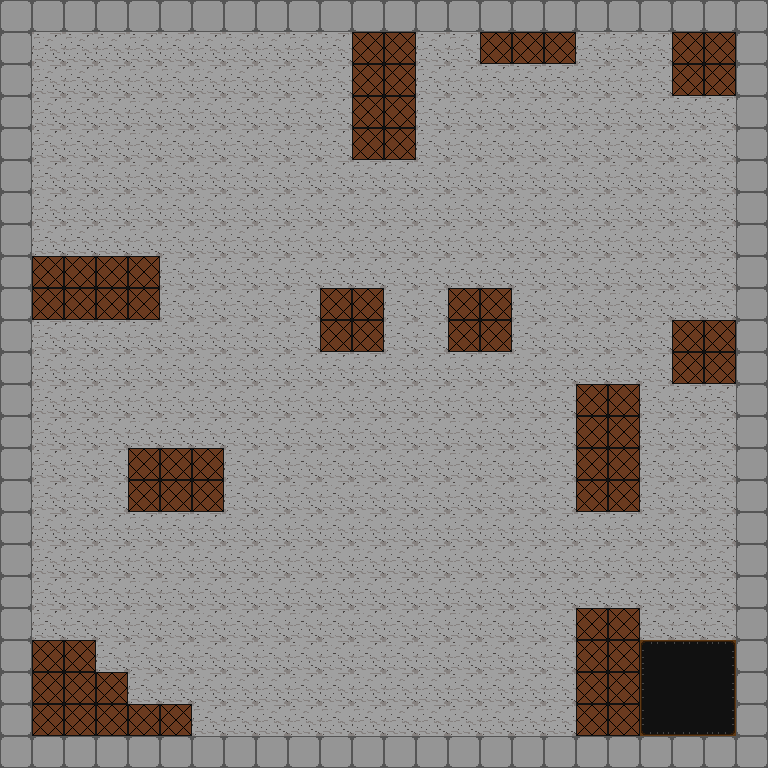

Rendered tile map (Tiled .tmx) drawn with the repository's tilesets; below, a short description and the full map source, tile grids included:
An orthogonal 24x24 tile map with 32x32 px tiles, 3 tile layers (Floor, Blocks, Goal), 3 tilesets.

<map version="1.0" orientation="orthogonal" renderorder="right-down" width="24" height="24" tilewidth="32" tileheight="32" nextobjectid="1">
 <tileset firstgid="1" name="Floor Tiles 2" tilewidth="32" tileheight="32" tilecount="3" columns="3">
  <image source="newTiles.png" width="96" height="32" />
 </tileset>
 <tileset firstgid="4" name="Floor Tiles" tilewidth="32" tileheight="32" tilecount="3" columns="3">
  <image source="protoTileSet.png" width="96" height="32" />
 </tileset>
 <tileset firstgid="7" name="Goal Tiles" tilewidth="96" tileheight="96" tilecount="1" columns="1">
  <image source="GoalTiles_TOGETHER.png" width="96" height="96" />
 </tileset>
 <layer name="Floor" width="24" height="24">
  <data encoding="csv">
1,1,1,1,1,1,1,1,1,1,1,1,1,1,1,1,1,1,1,1,1,1,1,1,
1,1,1,1,1,1,1,1,1,1,1,1,1,1,1,1,1,1,1,1,1,1,1,1,
1,1,1,1,1,1,1,1,1,1,1,1,1,1,1,1,1,1,1,1,1,1,1,1,
1,1,1,1,1,1,1,1,1,1,1,1,1,1,1,1,1,1,1,1,1,1,1,1,
1,1,1,1,1,1,1,1,1,1,1,1,1,1,1,1,1,1,1,1,1,1,1,1,
1,1,1,1,1,1,1,1,1,1,1,1,1,1,1,1,1,1,1,1,1,1,1,1,
1,1,1,1,1,1,1,1,1,1,1,1,1,1,1,1,1,1,1,1,1,1,1,1,
1,1,1,1,1,1,1,1,1,1,1,1,1,1,1,1,1,1,1,1,1,1,1,1,
1,1,1,1,1,1,1,1,1,1,1,1,1,1,1,1,1,1,1,1,1,1,1,1,
1,1,1,1,1,1,1,1,1,1,1,1,1,1,1,1,1,1,1,1,1,1,1,1,
1,1,1,1,1,1,1,1,1,1,1,1,1,1,1,1,1,1,1,1,1,1,1,1,
1,1,1,1,1,1,1,1,1,1,1,1,1,1,1,1,1,1,1,1,1,1,1,1,
1,1,1,1,1,1,1,1,1,1,1,1,1,1,1,1,1,1,1,1,1,1,1,1,
1,1,1,1,1,1,1,1,1,1,1,1,1,1,1,1,1,1,1,1,1,1,1,1,
1,1,1,1,1,1,1,1,1,1,1,1,1,1,1,1,1,1,1,1,1,1,1,1,
1,1,1,1,1,1,1,1,1,1,1,1,1,1,1,1,1,1,1,1,1,1,1,1,
1,1,1,1,1,1,1,1,1,1,1,1,1,1,1,1,1,1,1,1,1,1,1,1,
1,1,1,1,1,1,1,1,1,1,1,1,1,1,1,1,1,1,1,1,1,1,1,1,
1,1,1,1,1,1,1,1,1,1,1,1,1,1,1,1,1,1,1,1,1,1,1,1,
1,1,1,1,1,1,1,1,1,1,1,1,1,1,1,1,1,1,1,1,1,1,1,1,
1,1,1,1,1,1,1,1,1,1,1,1,1,1,1,1,1,1,1,1,1,1,1,1,
1,1,1,1,1,1,1,1,1,1,1,1,1,1,1,1,1,1,1,1,1,1,1,1,
1,1,1,1,1,1,1,1,1,1,1,1,1,1,1,1,1,1,1,1,1,1,1,1,
1,1,1,1,1,1,1,1,1,1,1,1,1,1,1,1,1,1,1,1,1,1,1,1
</data>
 </layer>
 <layer name="Blocks" width="24" height="24">
  <data encoding="csv">
5,5,5,5,5,5,5,5,5,5,5,5,5,5,5,5,5,5,5,5,5,5,5,5,
5,0,0,0,0,0,0,0,0,0,0,3,3,0,0,3,3,3,0,0,0,3,3,5,
5,0,0,0,0,0,0,0,0,0,0,3,3,0,0,0,0,0,0,0,0,3,3,5,
5,0,0,0,0,0,0,0,0,0,0,3,3,0,0,0,0,0,0,0,0,0,0,5,
5,0,0,0,0,0,0,0,0,0,0,3,3,0,0,0,0,0,0,0,0,0,0,5,
5,0,0,0,0,0,0,0,0,0,0,0,0,0,0,0,0,0,0,0,0,0,0,5,
5,0,0,0,0,0,0,0,0,0,0,0,0,0,0,0,0,0,0,0,0,0,0,5,
5,0,0,0,0,0,0,0,0,0,0,0,0,0,0,0,0,0,0,0,0,0,0,5,
5,3,3,3,3,0,0,0,0,0,0,0,0,0,0,0,0,0,0,0,0,0,0,5,
5,3,3,3,3,0,0,0,0,0,3,3,0,0,3,3,0,0,0,0,0,0,0,5,
5,0,0,0,0,0,0,0,0,0,3,3,0,0,3,3,0,0,0,0,0,3,3,5,
5,0,0,0,0,0,0,0,0,0,0,0,0,0,0,0,0,0,0,0,0,3,3,5,
5,0,0,0,0,0,0,0,0,0,0,0,0,0,0,0,0,0,3,3,0,0,0,5,
5,0,0,0,0,0,0,0,0,0,0,0,0,0,0,0,0,0,3,3,0,0,0,5,
5,0,0,0,3,3,3,0,0,0,0,0,0,0,0,0,0,0,3,3,0,0,0,5,
5,0,0,0,3,3,3,0,0,0,0,0,0,0,0,0,0,0,3,3,0,0,0,5,
5,0,0,0,0,0,0,0,0,0,0,0,0,0,0,0,0,0,0,0,0,0,0,5,
5,0,0,0,0,0,0,0,0,0,0,0,0,0,0,0,0,0,0,0,0,0,0,5,
5,0,0,0,0,0,0,0,0,0,0,0,0,0,0,0,0,0,0,0,0,0,0,5,
5,0,0,0,0,0,0,0,0,0,0,0,0,0,0,0,0,0,3,3,0,0,0,5,
5,3,3,0,0,0,0,0,0,0,0,0,0,0,0,0,0,0,3,3,0,0,0,5,
5,3,3,3,0,0,0,0,0,0,0,0,0,0,0,0,0,0,3,3,0,0,0,5,
5,3,3,3,3,3,0,0,0,0,0,0,0,0,0,0,0,0,3,3,0,0,0,5,
5,5,5,5,5,5,5,5,5,5,5,5,5,5,5,5,5,5,5,5,5,5,5,5
</data>
 </layer>
 <layer name="Goal" width="24" height="24">
  <data encoding="csv">
0,0,0,0,0,0,0,0,0,0,0,0,0,0,0,0,0,0,0,0,0,0,0,0,
0,0,0,0,0,0,0,0,0,0,0,0,0,0,0,0,0,0,0,0,0,0,0,0,
0,0,0,0,0,0,0,0,0,0,0,0,0,0,0,0,0,0,0,0,0,0,0,0,
0,0,0,0,0,0,0,0,0,0,0,0,0,0,0,0,0,0,0,0,0,0,0,0,
0,0,0,0,0,0,0,0,0,0,0,0,0,0,0,0,0,0,0,0,0,0,0,0,
0,0,0,0,0,0,0,0,0,0,0,0,0,0,0,0,0,0,0,0,0,0,0,0,
0,0,0,0,0,0,0,0,0,0,0,0,0,0,0,0,0,0,0,0,0,0,0,0,
0,0,0,0,0,0,0,0,0,0,0,0,0,0,0,0,0,0,0,0,0,0,0,0,
0,0,0,0,0,0,0,0,0,0,0,0,0,0,0,0,0,0,0,0,0,0,0,0,
0,0,0,0,0,0,0,0,0,0,0,0,0,0,0,0,0,0,0,0,0,0,0,0,
0,0,0,0,0,0,0,0,0,0,0,0,0,0,0,0,0,0,0,0,0,0,0,0,
0,0,0,0,0,0,0,0,0,0,0,0,0,0,0,0,0,0,0,0,0,0,0,0,
0,0,0,0,0,0,0,0,0,0,0,0,0,0,0,0,0,0,0,0,0,0,0,0,
0,0,0,0,0,0,0,0,0,0,0,0,0,0,0,0,0,0,0,0,0,0,0,0,
0,0,0,0,0,0,0,0,0,0,0,0,0,0,0,0,0,0,0,0,0,0,0,0,
0,0,0,0,0,0,0,0,0,0,0,0,0,0,0,0,0,0,0,0,0,0,0,0,
0,0,0,0,0,0,0,0,0,0,0,0,0,0,0,0,0,0,0,0,0,0,0,0,
0,0,0,0,0,0,0,0,0,0,0,0,0,0,0,0,0,0,0,0,0,0,0,0,
0,0,0,0,0,0,0,0,0,0,0,0,0,0,0,0,0,0,0,0,0,0,0,0,
0,0,0,0,0,0,0,0,0,0,0,0,0,0,0,0,0,0,0,0,0,0,0,0,
0,0,0,0,0,0,0,0,0,0,0,0,0,0,0,0,0,0,0,0,0,0,0,0,
0,0,0,0,0,0,0,0,0,0,0,0,0,0,0,0,0,0,0,0,0,0,0,0,
0,0,0,0,0,0,0,0,0,0,0,0,0,0,0,0,0,0,0,0,7,0,0,0,
0,0,0,0,0,0,0,0,0,0,0,0,0,0,0,0,0,0,0,0,0,0,0,0
</data>
 </layer>
</map>
